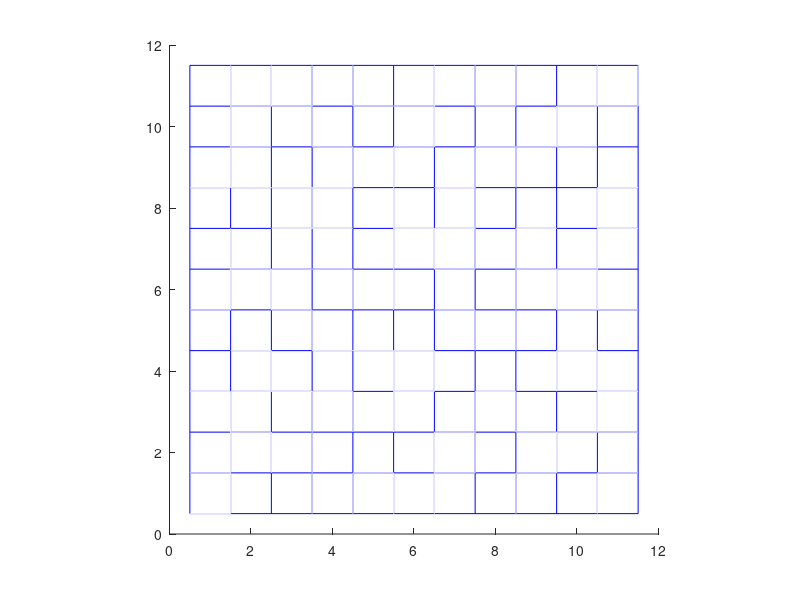

Here is the MATLAB script that generated this plot:
function mazeBeyond
 main(12);
function main(sz)
hold on; axis([0 sz 0 sz]); axis square;
for i = (1:sz)-.5
    plot([i i], [1 sz]-.5, 'b');
    plot([1 sz]-.5, [i i], 'b');
end
plot([.5 1.5], [.5 .5], 'w'); plot([sz sz]-.5, [sz-1 sz]-.5, 'w');
tree = []; x0 = 1; y0 = 1;
tree = [tree; [x0 y0]]; cnt = 1;
while 1
    [x1, y1] = move(x0, y0, sz);
    if ismember([x1 y1], tree, 'rows')
    else
        tree = [tree; [x1 y1]];
        breakWall(x0, y0, x1, y1); 
        cnt = cnt + 1;
%         drawnow;
    end
    [nrow, ncol] = size(tree);
    if nrow == (sz-1) * (sz-1), break; end
    x0 = x1; y0 = y1;
end
function [x, y] = move(x, y, sz)
p = [x y]; dice = rand;
if isequal(p, [1, 1])
    if dice <= 1/2, y = y + 1;
    else x = x + 1; end
elseif isequal(p, [1, sz-1])
    if dice <= 1/2, y = y - 1;
    else x = x + 1; end
elseif isequal(p, [sz-1, 1])
    if dice <= 1/2, y = y + 1;
    else x = x - 1; end
elseif isequal(p, [sz, sz]-1)
    if dice <= 1/2, y = y - 1;
    else x = x - 1; end
elseif x == 1
    if dice <= 1/3, y = y + 1;
    elseif dice <= 2/3, y = y - 1;
    else x = x + 1; end
elseif x == sz-1
    if dice <= 1/3, y = y + 1;
    elseif dice <= 2/3, y = y - 1;
    else x = x - 1; end
elseif y == 1
    if dice <= 1/3, x = x + 1;
    elseif dice <= 2/3, x = x - 1;
    else y = y + 1; end
elseif y == sz-1
    if dice <= 1/3, x = x + 1;
    elseif dice <= 2/3, x = x - 1;
    else y = y - 1; end
else
    if dice <= 1/4, x = x - 1;
    elseif dice <= 2/4, x = x + 1;
    elseif dice <= 3/4, y = y + 1;
    else
        y = y - 1;
    end
end
function breakWall(x1, y1, x2, y2)
if x1 == x2
    plot([x1-.5 x1+.5], [mean([y1, y2]), mean([y1, y2])], 'w');
else
    plot([mean([x1, x2]), mean([x1, x2])], [y1-.5 y1+.5], 'w');
end
